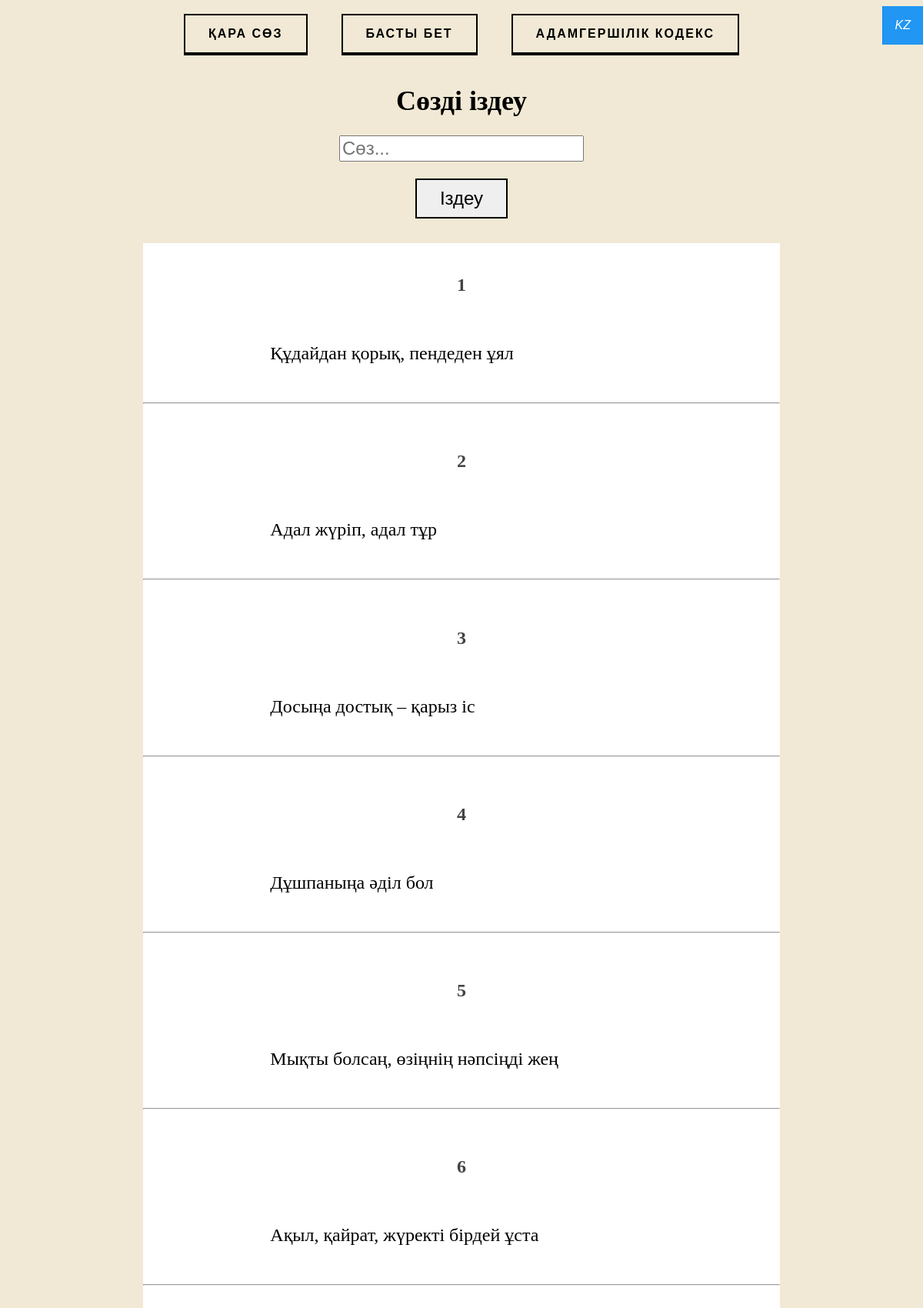
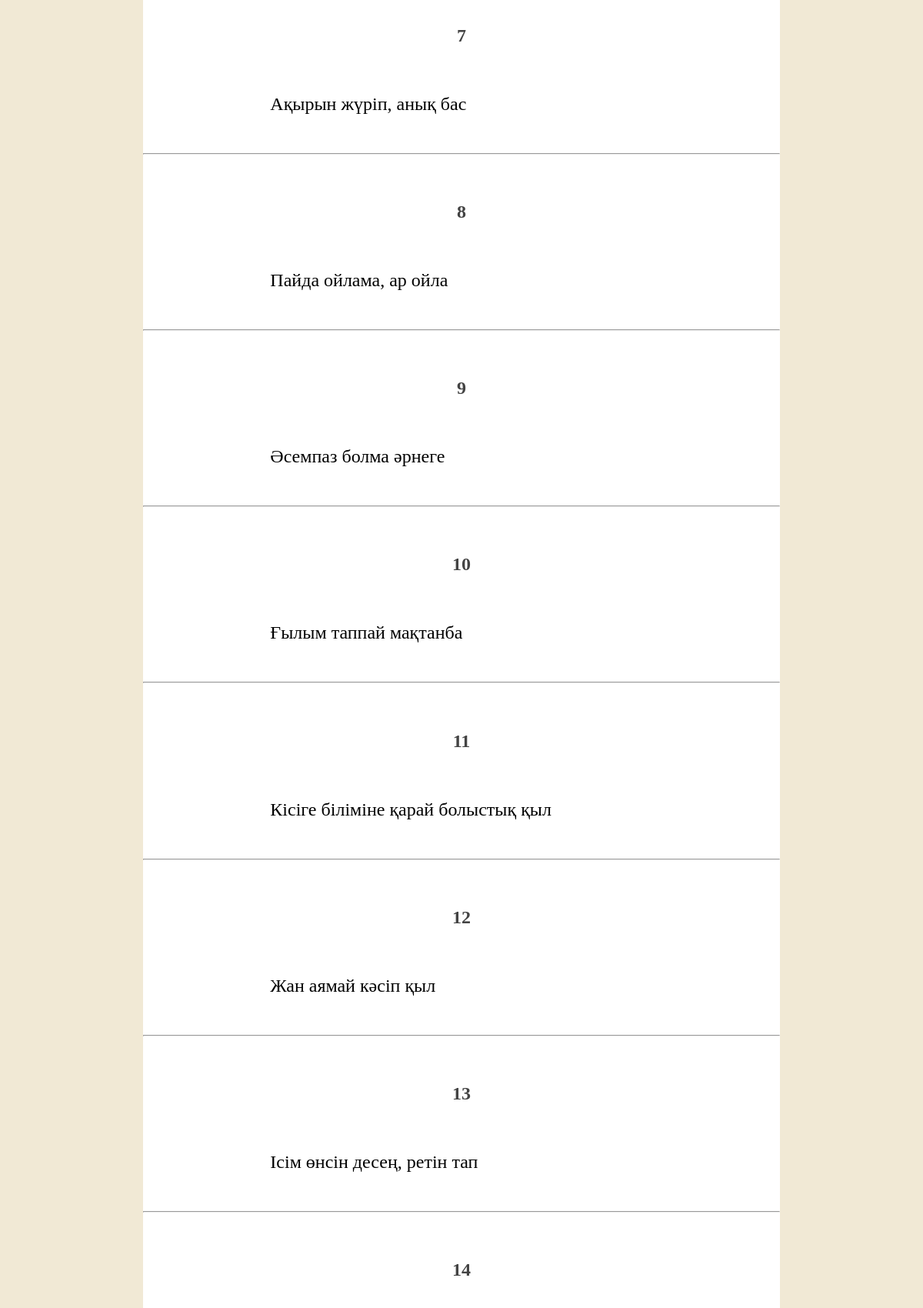
The page /abai/kz/ch/ (upper part) on the database its author committed (2 pictures, top to bottom).
### function/models.py (models this page shows, shortened)
class CH(models.Model):
    id = models.AutoField(primary_key=True)
    text = models.TextField(null=True)
    text_kz = models.TextField(null=True, default='')

### function/views.py (the view)
# urls.py: path('ch/', get_all_ch, name='ch')
def get_all_ch(request, ln):
    chs = CH.objects.all()
    ch_text = []
    for ch in chs:
        if ln == 'ru':
            lens = ch.text
        else:
            lens = ch.text_kz
        ch_text.append('<h2>' + str(ch.id) + '</h2>' + '<br>' + '<p>' + lens + '</p>' + '<br>')
    data = {"woes": ch_text, "ln": ln, "interface_words": get_interface_words(ln)}
    html = render(request, 'word_list.html', data)
    html.set_cookie('ln', ln)
    return html

### function/views.py (called while the page is built)
def get_interface_words(languages):
    if languages == 'ru':
        return interface_words
    elif languages == 'kz':
        return interface_words_kz
    else:
        return interface_words

### function/templates/word_list.html (shortened to what this page needs)
{% extends "home.html" %}
{% block content %}
    {% for woe in woes %}
        {{ woe|safe }}
        <hr>
    {% endfor %}
{% endblock content %}

### function/static/css/style.css (style rules this page uses)
h2 { text-align: center; color: #434343; }
p { font-size: 24px; padding: 0 20% 0 20%; }
body { background-color: #f1e9d5; }
.content h2 { padding-top: 5%; }

### rows shown on the page
CH: text_kz "1 Құдайдан қорық, пендеден ұял"
CH: text_kz "2 Адал жүріп, адал тұр"
CH: text_kz "3 Досыңа достық – қарыз іс"
CH: text_kz "4 Дұшпаныңа әділ бол"
CH: text_kz "5 Мықты болсаң, өзіңнің нәпсіңді жең"
CH: text_kz "6 Ақыл, қайрат, жүректі бірдей ұста"
CH: text_kz "7 Ақырын жүріп, анық бас"
CH: text_kz "8 Пайда ойлама, ар ойла"
CH: text_kz "9 Әсемпаз болма әрнеге"
CH: text_kz "10 Ғылым таппай мақтанба"
CH: text_kz "11 Кісіге біліміне қарай болыстық қыл"
CH: text_kz "12 Жан аямай кәсіп қыл"
CH: text_kz "13 Ісім өнсін десең, ретін тап"
CH: text_kz "14"

### other values the page prints
{{ interface_words.words_of_edification }} "ҚАРА СӨЗ"
{{ interface_words.home }} "БАСТЫ БЕТ"
{{ interface_words.code_of_humanity }} "АДАМГЕРШІЛІК КОДЕКС"
{{ ln.upper }} "KZ"
{{ interface_words.word_search }} "Сөзді іздеу"
